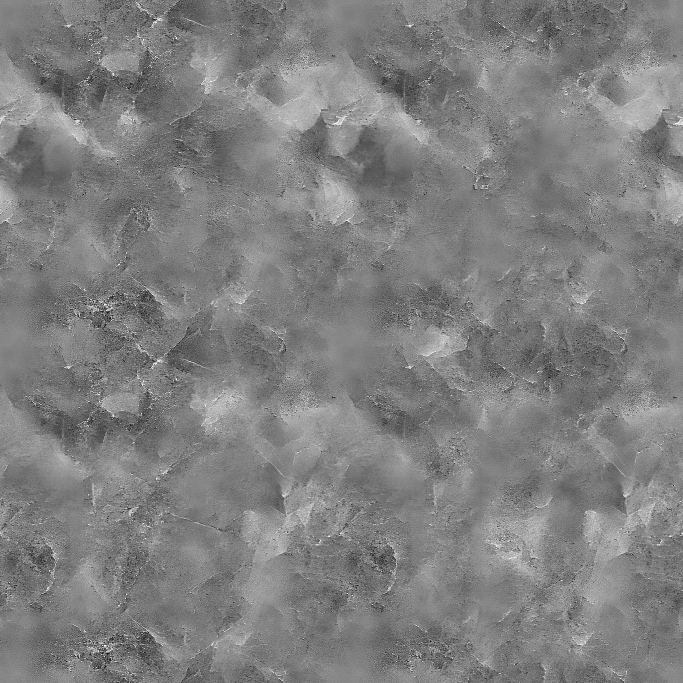
#> input picture t11/tex/walls.jpg, 2048 x 2048 px, given in place of ice-rock-wall-diffuse.jpg, which was not available (shown at 1/3 size)
$ python make_t11_maps.py
#> lines starting #> are read from the running program, lines starting #| are printed output that depends on the picture; pictures that were not available may be replaced by others from this repository, and a replacement may not be noted
"""Headset test #11 texture maps (no Materialize): seamless tiles + packed normal/roughness maps, KTX2.
  python3 tools/make_t11_maps.py
Inputs: art-src/new-t11/ (Mars's ice-rock wall, Ted-ns blue-ice columns CC BY 4.0, Pexels ice-bubbles detail) and the existing
tex/rock.jpg, tex/tunnel.jpg, tex/walls.jpg (already seamless).
Outputs (tex/):  <name>.jpg (sRGB albedo, seamless)  +  <name>-nr.png (LINEAR: R,G = tangent-space normal x,y * 0.5 + 0.5, B = roughness)
and a .ktx2 for each (albedo ETC1S sRGB, nr UASTC linear: normals need UASTC quality). Normal strength is tuned in-engine (uniforms);
the baked maps use a moderate fixed strength.
Tiling: centre square crop -> flatten low-frequency lighting -> half-offset -> blend the un-offset image back in over a noisy cross mask
(same method as make_walls_tile.py, colour version). Height for the normals = blurred luminance, with crack/vein lines pushed DOWN
(ice-rock: the cyan veins are cracks). Roughness = smooth ice faces low, cracks / bubbles / frost higher. All filters wrap (seamless)."""
import os, sys, subprocess, numpy as np
from PIL import Image
from scipy.ndimage import gaussian_filter, sobel
HERE = os.path.dirname(os.path.abspath(__file__)); ROOT = os.path.normpath(os.path.join(HERE, '..')); sys.path.insert(0, HERE)
from prepare_art import find_toktx
SRC = os.path.join(ROOT, 'art-src', 'new-t11'); T = os.path.join(ROOT, 'tex')
ss = lambda a, b, x: (lambda u: u * u * (3 - 2 * u))(np.clip((x - a) / (b - a), 0, 1))
lum = lambda a: a[..., 0] * 0.3 + a[..., 1] * 0.5 + a[..., 2] * 0.2

def tile(path, N, flatten=True, crop=None):
#> called with N = 1024, flatten = True
    im = Image.open(path).convert('RGB')
#> im is the input picture: PIL image 2048x2048 RGB; min 0, max 255, mean 127.5
    if crop: im = im.crop(crop)
    s = min(im.size); l = (im.width - s) // 2; t = (im.height - s) // 2
#> after `s = min(im.size)`: s = 2048
#> after `l = (im.width - s) // 2`: l = 0
#> after `t = (im.height - s) // 2`: t = 0
    A = np.asarray(im.crop((l, t, l + s, t + s)).resize((N, N), Image.LANCZOS)).astype(np.float32) / 255
    if flatten:   # remove the photo's lighting gradient (per channel, keep the mean colour)
        for c in range(3): A[..., c] = A[..., c] - gaussian_filter(A[..., c], N * 0.12, mode='reflect') + A[..., c].mean()
    S = np.roll(A, (N // 2, N // 2), (0, 1)); c = np.abs(np.arange(N) - N / 2)
    band = np.clip(1 - (c - N * 0.09) / (N * 0.14), 0, 1); band = band * band * (3 - 2 * band)
    m = np.maximum(band[None, :], band[:, None])
    rng = np.random.default_rng(3); n = gaussian_filter(rng.standard_normal((N, N)), N / 25, mode='wrap'); n /= n.std()
    m = np.clip(m + 0.3 * n * (m * (1 - m)) * 4, 0, 1)[..., None]
    out = S * (1 - m) + A * m
    hp = out - gaussian_filter(out, (N / 128, N / 128, 0), mode='wrap'); var = gaussian_filter((hp ** 2).mean(-1), N / 25, mode='wrap')
#> after `var = gaussian_filter((hp ** 2).mean(-1), N / 25, mode='wrap')`:
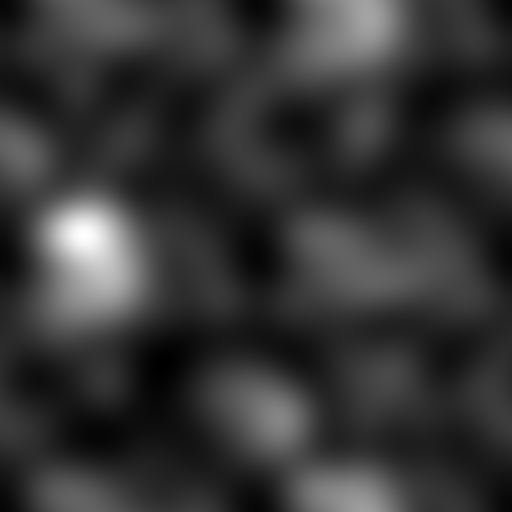
#> var: shape (1024, 1024) float64 (shown at 1/2 size); min 0.00131, max 0.0137, mean 0.00394; drawn with min black and max white
    out = gaussian_filter(out, (N / 128, N / 128, 0), mode='wrap') + hp * np.clip(np.sqrt(np.median(var) / (var + 1e-7)), 1, 1.6)[..., None]
    return np.clip(out, 0, 1)

def normal_rough(A, strength, crack_w=0.0, rough_base=0.4, rough_gain=0.5, blur=1.0, cyan_crack=False, invert=False):
#> called with strength = 3.2, crack_w = 1.6, rough_base = 0.22, rough_gain = 0.45, blur = 1, cyan_crack = True, invert = False
    N = A.shape[0]; L = lum(A)
#> after `N = A.shape[0]`: N = 1024
    h = gaussian_filter(L, blur * N / 1024, mode='wrap')
    if invert: h = 1 - h
    if cyan_crack:   # ice-rock: cyan vein lines are cracks -> push them down; keep big slabs as raised plates
        cy = ss(0.04, 0.16, A[..., 1] + A[..., 2] * 0.5 - A[..., 0] * 1.6 - 0.25)
#> cy: shape (1024, 1024) float64; every value is 0
        h = h - crack_w * gaussian_filter(cy, 1.2 * N / 1024, mode='wrap') + 0.6 * gaussian_filter(L, 6 * N / 1024, mode='wrap')
    h = (h - h.mean()) / (h.std() + 1e-6)
    gx = sobel(h, 1, mode='wrap') / 8; gy = sobel(h, 0, mode='wrap') / 8
    k = strength * N / 1024
#> k = 3.2
    nx, ny, nz = -gx * k, gy * k, np.ones_like(h)   # image rows go DOWN, texture v goes UP (flipY / lower_left): +y = -row
#> nz: shape (1024, 1024) float64; every value is 1
    ln = np.sqrt(nx * nx + ny * ny + nz * nz); nx, ny = nx / ln, ny / ln
#> after `ln = np.sqrt(nx * nx + ny * ny + nz * nz)`:
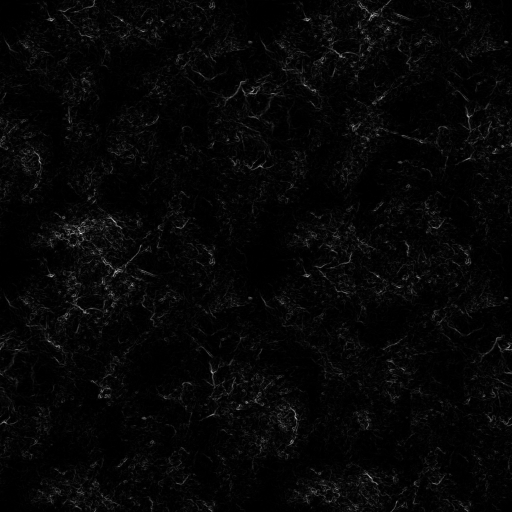
#> ln: shape (1024, 1024) float64 (shown at 1/2 size); min 1, max 6.72, mean 1.15; drawn with min black and max white
    detail = np.sqrt(gaussian_filter((h - gaussian_filter(h, 3 * N / 1024, mode='wrap')) ** 2, 2 * N / 1024, mode='wrap'))
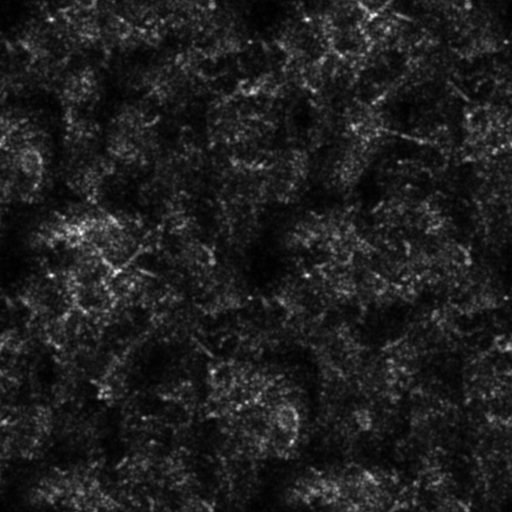
#> detail: shape (1024, 1024) float64 (shown at 1/2 size); min 0.0238, max 1.4, mean 0.19; drawn with min black and max white
    rough = np.clip(rough_base + rough_gain * ss(0.1, 0.9, detail / (np.percentile(detail, 95) + 1e-6)), 0.04, 1)
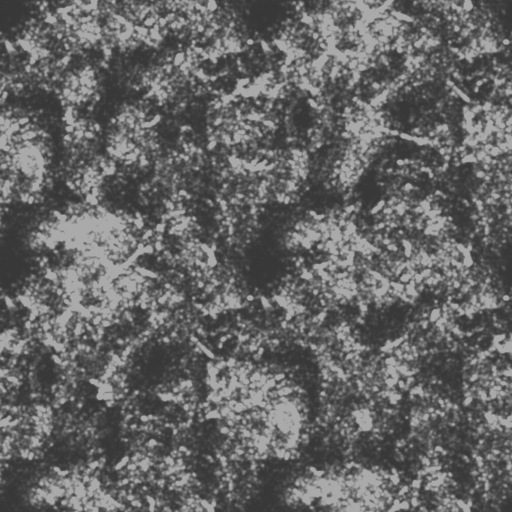
#> rough: shape (1024, 1024) float64 (shown at 1/2 size); min 0.22, max 0.67, mean 0.399
    if cyan_crack: rough = np.clip(rough + 0.35 * cy, 0, 1)
    return np.stack([nx * 0.5 + 0.5, ny * 0.5 + 0.5, rough], -1), (nz / ln)

def save_rgb(a, path, q=90): Image.fromarray((np.clip(a, 0, 1) * 255 + .5).astype(np.uint8)).save(path, quality=q, optimize=True) if path.endswith('.jpg') else Image.fromarray((np.clip(a, 0, 1) * 255 + .5).astype(np.uint8)).save(path, optimize=True)

def ktx2(path, linear):
    tk = find_toktx(); out = os.path.splitext(path)[0] + '.ktx2'
    env = dict(os.environ); env['LD_LIBRARY_PATH'] = os.path.join(os.path.dirname(os.path.dirname(tk)), 'lib')
    enc = ['--encode', 'uastc', '--uastc_quality', '2', '--uastc_rdo_l', '0.5', '--zcmp', '18'] if linear else ['--encode', 'etc1s', '--clevel', '3', '--qlevel', '220']
    r = subprocess.run([tk, '--t2', '--genmipmap', '--assign_oetf', 'linear' if linear else 'srgb', *(['--assign_primaries', 'none'] if linear else []), '--lower_left_maps_to_s0t0', *enc, out, path], env=env, capture_output=True, text=True)
    if r.returncode: raise SystemExit('toktx failed: ' + r.stderr[:400])
    print(f'  {os.path.relpath(out, ROOT)}  {os.path.getsize(out) / 1e6:.2f} MB')

def seam(a):   # wrap-around discontinuity vs. neighbour step (1.0 ~ seamless)
    g = lum(a) * 255; return round(float(np.abs(g[:, 0] - g[:, -1]).mean() / (np.abs(g[:, 1] - g[:, 0]).mean() + 1e-6)), 2), round(float(np.abs(g[0] - g[-1]).mean() / (np.abs(g[1] - g[0]).mean() + 1e-6)), 2)

if __name__ == '__main__':
    report = {}
    # 1) Mars's ice-rock wall (1408 px source -> 1024 seamless). Albedo kept dark (it must vanish unlit; the shader only lights it).
    A = tile(os.path.join(SRC, 'ice-rock-wall-diffuse.jpg'), 1024)
    save_rgb(A, os.path.join(T, 'icewall.jpg')); nr, _ = normal_rough(A, 3.2, crack_w=1.6, rough_base=0.22, rough_gain=0.45, cyan_crack=True); save_rgb(nr, os.path.join(T, 'icewall-nr.png'))
#> after `nr, _ = normal_rough(A, 3.2, crack_w=1.6, rough_base=0.22, rough_gain=`:
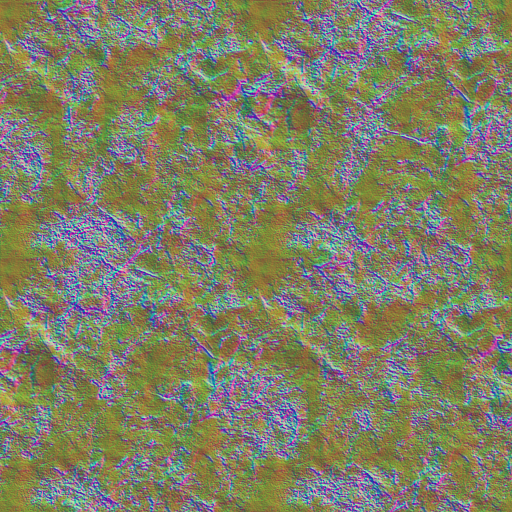
#> nr: shape (1024, 1024, 3) float64 (shown at 1/2 size); mean of channels 0, 1, 2 0.501, 0.502, 0.399; drawn as R, G, B
    report['icewall'] = seam(A)
    # 2) Ted-ns blue-ice columns (CC BY 4.0), 3200x2133 -> 2048 seamless base; Pexels bubbles close-up 4839x3147 -> 1024 seamless detail layer
    B = tile(os.path.join(SRC, 'blue-ice-columns-base_cc-by-4.0-Ted-ns.jpg'), 2048)
#> call 2 of tile, with N = 2048, flatten = True
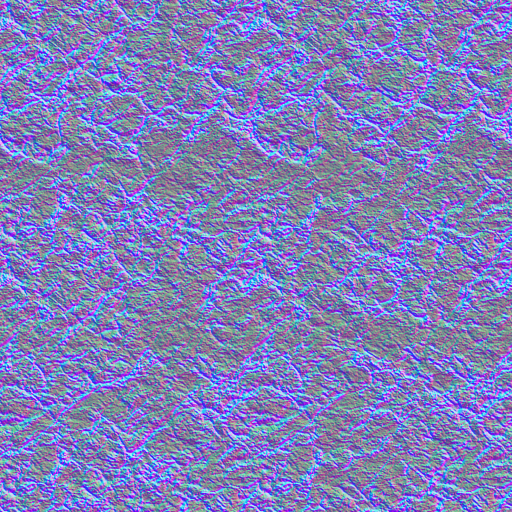
#> input picture t11/tex/rock-nr.png, 1024 x 1024 px, given in place of blue-ice-columns-base_cc-by-4.0-Ted-ns.jpg, which was not available (shown at 1/2 size)
#> in tile, im is the input picture: PIL image 1024x1024 RGB; mean R, G, B 127.7, 127.1, 187.1
#> in tile (call 2), `A = np.asarray(im.crop((l, t, l + s, t + s)).resize((N, N), Image.LANC..`:
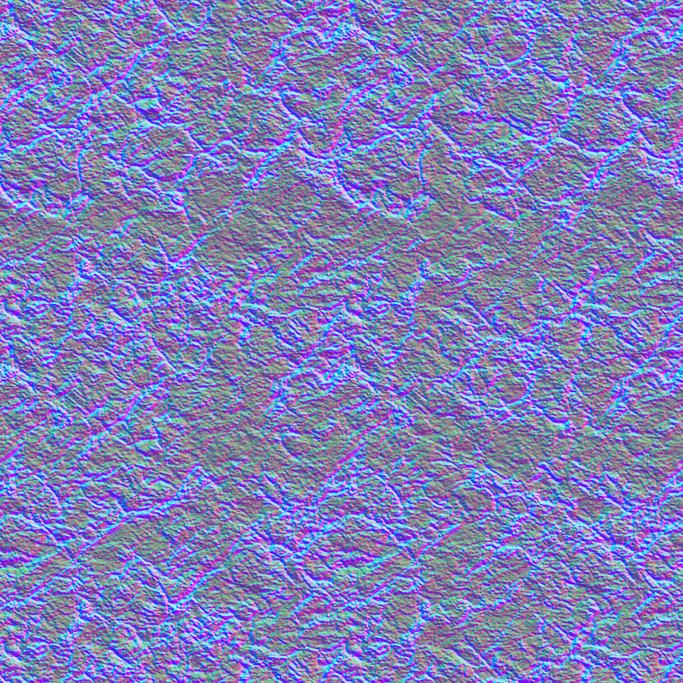
#> A: shape (2048, 2048, 3) float32 (shown at 1/3 size); mean R, G, B 0.501, 0.498, 0.737
#> (the run stopped early here; a loop or call above may not have finished)
